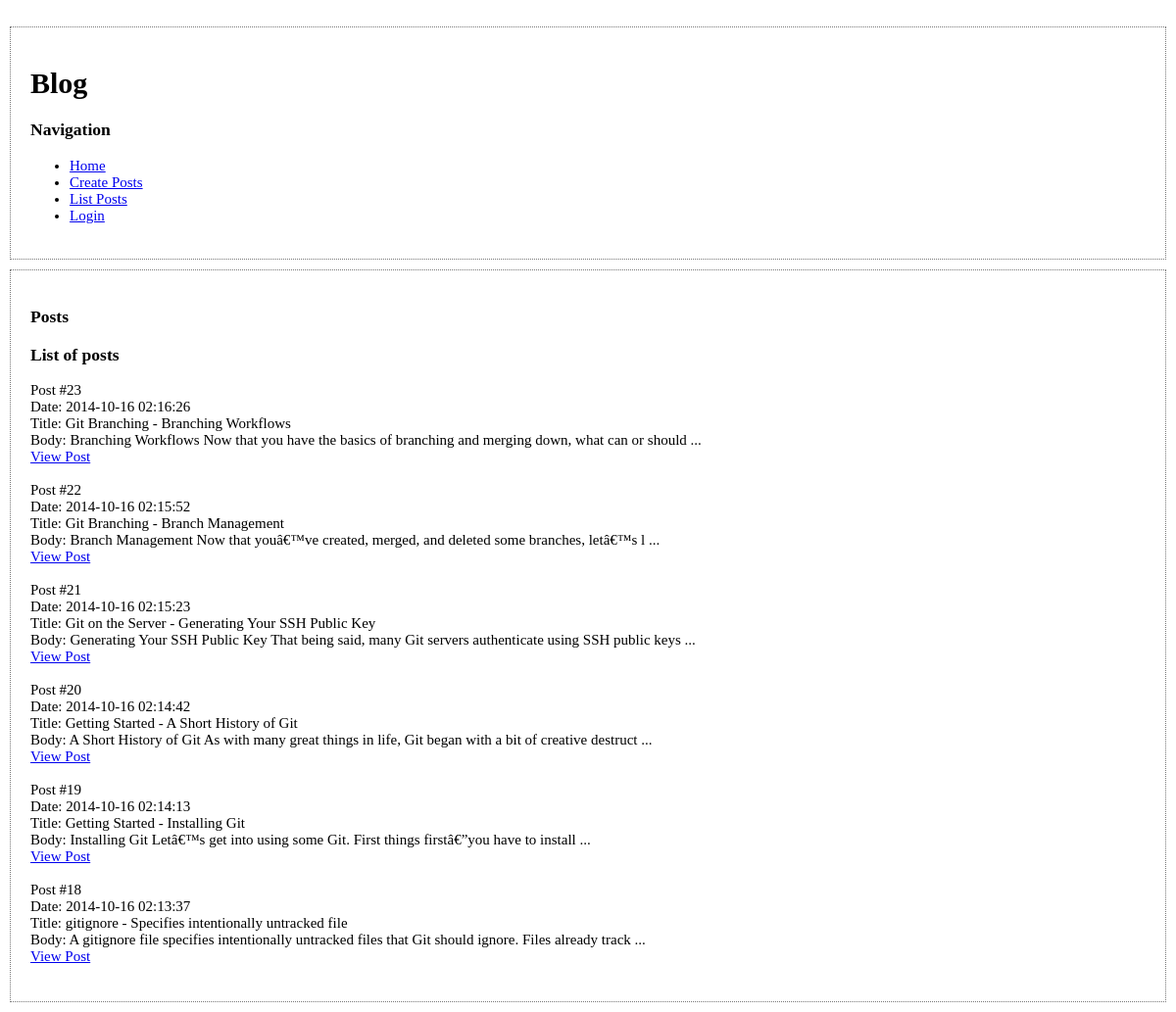
Page /post on the committed database.
### tables this page shows
CREATE TABLE `post` (
  `id` int(11) NOT NULL AUTO_INCREMENT,
  `title` varchar(50) DEFAULT NULL,
  `body` text,
  `date_created` timestamp NULL DEFAULT CURRENT_TIMESTAMP,
  PRIMARY KEY (`id`)
);

### framework/controller.php (called while the page is built, shortened)
<?php
class Controller {
    public $db = null;
    private function openDatabaseConnection() {
        $options = array(PDO::ATTR_DEFAULT_FETCH_MODE => PDO::FETCH_OBJ, PDO::ATTR_ERRMODE => PDO::ERRMODE_WARNING);
        $this->db = new PDO(DB_TYPE . ':host=' . DB_HOST . ';dbname=' . DB_NAME, DB_USER, DB_PASS, $options);
    }
    public function loadModel($model_name) {
        return new $model_name($this->db);
    }
    public function render($view, $params = array()) {
        extract($params);
        $this->renderPartial($view, $params);
        $content = ob_get_contents();
        require App::get()->basePath . '/protected/views/layouts/main.php';
    }
    public function renderPartial($view, $params = array()) {
        if(stripos($view, '//')===0){
            $route = substr($view, 2);
        } else{
            $route = strtolower(get_class($this)) . '/' . $view ;
        }
        extract($params);
        require App::get()->basePath . '/protected/views/' . $route . '.php';
    }
}

### protected/controller/post.php (called while the page is built, shortened)
<?php
class Post extends Controller {
    public function index() {
        $postModel = $this->loadModel('PostModel');
        $posts = $postModel->getAllPosts();
        $this->render('index', array(
            'posts' => $posts
        ));
    }
}

### index.php (called while the page is built, shortened)
<?php
require 'framework/application.php';
require 'framework/controller.php';
$app =  App::createApplication();
$app->run();

### protected/models/postmodel.php (called while the page is built, shortened)
<?php
class PostModel {
    function __construct($db) {
        try {
            $this->db = $db;
        } catch (PDOException $e) {
            exit('Database connection could not be established.');
        }
    }
    public function getAllPosts($limit = null) {
        $sql = "SELECT id, title, body, date_created FROM post ORDER BY id DESC";
        $query = $this->db->prepare($sql);
        $query->execute();
        return $query->fetchAll();
    }
}

### protected/views/post/index.php (the view, shortened to what this page needs)
<div>
    <h3>Posts</h3>
    <h3>List of posts</h3>
    <?php foreach ($posts as $post) { ?>
        <div>
            <div>Post #<?php if (isset($post->id)) echo $post->id; ?></div>
            <div>Date: <?php if (isset($post->date_created)) echo $post->date_created; ?></div>
            <div>Title: <?php if (isset($post->title)) echo $post->title; ?></div>
            <div>Body: <?php if (isset($post->body)) echo substr($post->body, 0, 100); ?> ...</div>
            <div><a href="<?php echo URL . 'post/view/' . $post->id; ?>">View Post</a></div>
        </div>
        <br>
    <?php } ?>
</div>

### framework/application.php (shortened to what this page needs)
<?php
class App {
    private $url_controller = null;
    private $url_action = null;
    private $url_parameter_1 = null;
    private $url_parameter_2 = null;
    private $url_parameter_3 = null;
    private static $_basePath;
    private static $_app;
    private static $_user;
    public function run() {
        self::$_basePath = dirname(__DIR__);
        if (file_exists(self::$_basePath . '/protected/controller/' . $this->url_controller . '.php')) {
            $this->url_controller = new $this->url_controller();
            if (method_exists($this->url_controller, $this->url_action)) {
                if (isset($this->url_parameter_3)) {
                    $this->url_controller->{$this->url_action}($this->url_parameter_1, $this->url_parameter_2, $this->url_parameter_3);
                } elseif (isset($this->url_parameter_2)) {
                    $this->url_controller->{$this->url_action}($this->url_parameter_1, $this->url_parameter_2);
                } elseif (isset($this->url_parameter_1)) {
                    $this->url_controller->{$this->url_action}($this->url_parameter_1);
                } else {
                    $this->url_controller->{$this->url_action}();
                }
            } else {
                $this->url_controller->index();
            }
        }
    }
    public static function createApplication() {
        if (null == self::$_app) {
            self::$_app = new App();
        }
        return self::$_app;
    }
    private function splitUrl() {
        if (isset($_GET['url'])) {
            $url = rtrim($_GET['url'], '/');
            $url = filter_var($url, FILTER_SANITIZE_URL);
            $url = explode('/', $url);
            $this->url_controller = (isset($url[0]) ? $url[0] : null);
            $this->url_action = (isset($url[1]) ? $url[1] : null);
            $this->url_parameter_1 = (isset($url[2]) ? $url[2] : null);
            $this->url_parameter_2 = (isset($url[3]) ? $url[3] : null);
            $this->url_parameter_3 = (isset($url[4]) ? $url[4] : null);
        }
    }
    public function getBasePath() {
        return self::$_basePath;
    }
    public function __get($name) {
        $getter = 'get' . $name;
        if (method_exists($this, $getter))
            return $this->$getter();
    }
    public static function get() {
        return self::$_app;
    }
    public function user() {
        return self::$_user;
    }
    public function initUser() {
        $user = new UserModel;
        self::$_user = $user;
    }
}

### protected/views/layouts/header.php (shortened to what this page needs)
<!DOCTYPE html>
<html lang="en">
    <head>
        <link href="<?php echo URL; ?>assets/css/style.css" rel="stylesheet">
    </head>
    <body>
        <div class="container">
            <h1>Blog</h1>
            <h3>Navigation</h3>
            <div class="navigation">
                <ul>
                    <li><a href="<?php echo URL; ?>">Home</a></li>
                    <li><a href="<?php echo URL; ?>post/create">Create Posts</a></li>
                    <li><a href="<?php echo URL; ?>post">List Posts</a></li>
                    <?php if (App::get()->user()->isGuest): ?>
                        <li><a href="<?php echo URL; ?>home/login">Login</a></li>
                    <?php else: ?>
                        <li>Hello, <?php echo App::get()->user()->username?> <a href="<?php echo URL; ?>home/logout">Logout</a></li>
                    <?php endif; ?>
                </ul>
            </div>
        </div>

### protected/views/layouts/main.php
<?php
require App::get()->basePath . '/protected/views/layouts/header' . '.php';
?>
<div class="container">
    <?php echo $content; ?>
</div>
<?php
require App::get()->basePath . '/protected/views/layouts/footer' . '.php';

### assets/css/style.css (style rules this page uses)
html, body { margin: 0; padding: 0; }
body { font-size: 15px; }
.container { border: 1px dotted #777; padding: 20px; margin: 10px; }

### rows in the picture
post: id "23", date_created "2014-10-16 02:16:26", title "Git Branching - Branching Workflows", body "Branching Workflows Now that you have the basics of branching and merging down, what can or should"
post: id "22", date_created "2014-10-16 02:15:52", title "Git Branching - Branch Management", body "Branch Management Now that youâ€™ve created, merged, and deleted some branches, letâ€™s l"
post: id "21", date_created "2014-10-16 02:15:23", title "Git on the Server - Generating Your SSH Public Key", body "Generating Your SSH Public Key That being said, many Git servers authenticate using SSH public keys"
post: id "20", date_created "2014-10-16 02:14:42", title "Getting Started - A Short History of Git", body "A Short History of Git As with many great things in life, Git began with a bit of creative destruct"
post: id "19", date_created "2014-10-16 02:14:13", title "Getting Started - Installing Git", body "Installing Git Letâ€™s get into using some Git. First things firstâ€”you have to install"
post: id "18", date_created "2014-10-16 02:13:37", title "gitignore - Specifies intentionally untracked file", body "A gitignore file specifies intentionally untracked files that Git should ignore. Files already track"
